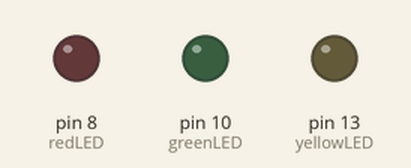
This sketch was run on a simulated Arduino Uno, built with avr-gcc and run on an emulated ATmega328P. On the bench: output pins drawn as LEDs (lit = HIGH).

Above: at 0.6 s.
At 2.02 s:
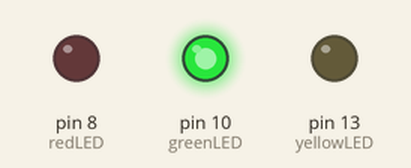
At 3.92 s:
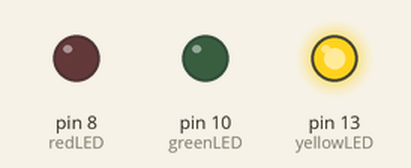
At 5.82 s:
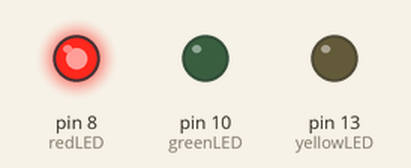
Timing chart, 0 to 6.6 s (numbered marks = the images above):
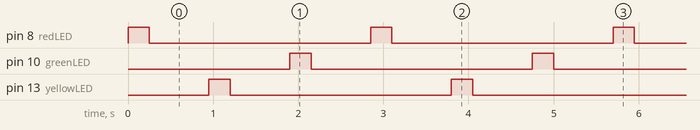

Measured:
- by itself, pin 8 (redLED), pin 10 (greenLED), pin 13 (yellowLED): alternates HIGH for 0.25 s and LOW for 2.6 s
- by itself, everything shown: repeats every 2.9 s, in 6 steps

The sketch:

sketch_feb26c.ino
```cpp
int redLED=8;
int yellowLED=13;
int greenLED=10;

int dit=250; //short delay
int dah=700; //long delay
int longWait=2000;

void setup() {
  // put your setup code here, to run once:
  pinMode(8, OUTPUT);
  pinMode(10, OUTPUT);
  pinMode(13, OUTPUT);
}

void loop() {
  // put your main code here, to run repeatedly:
  digitalWrite(redLED,HIGH);
  delay(dit);
  digitalWrite(redLED,LOW);
  delay(dah);

  digitalWrite(yellowLED,HIGH);
  delay(dit);
  digitalWrite(yellowLED,LOW);
  delay(dah);

  digitalWrite(greenLED,HIGH);
  delay(dit);
  digitalWrite(greenLED,LOW);
  delay(dah);
}
```
